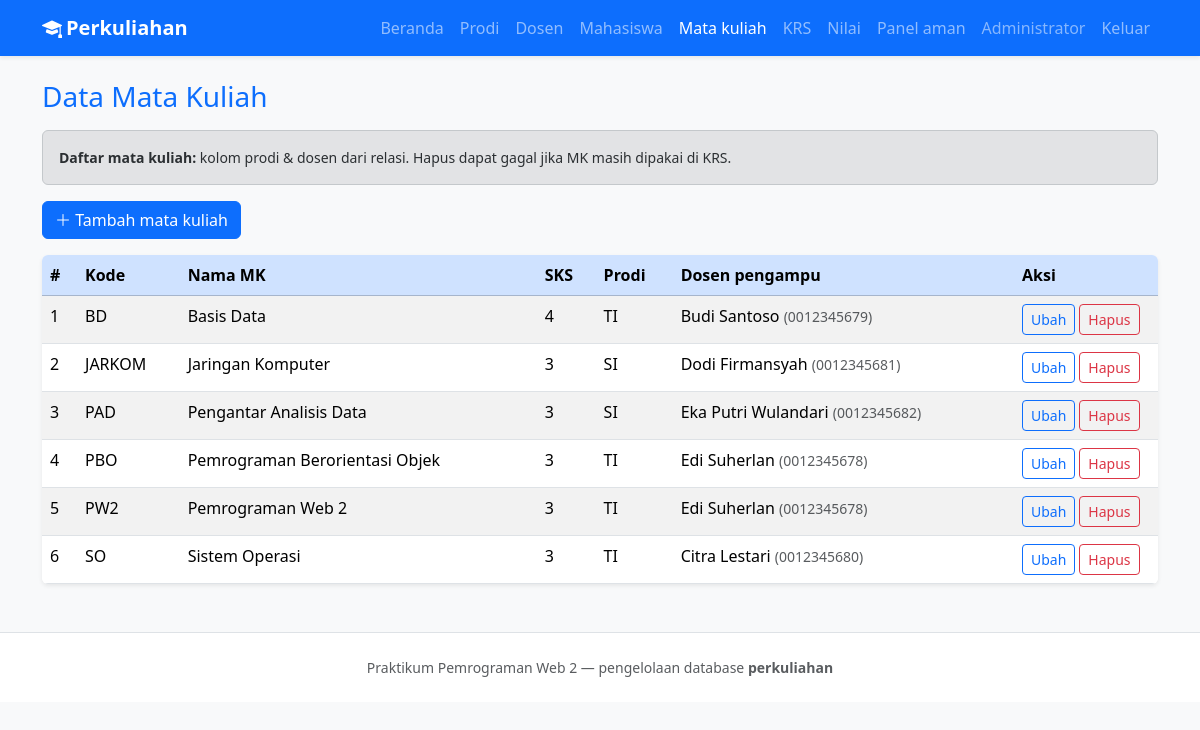
The app's page /matakuliah.php (signed in) with its own data.
### tables this page shows
CREATE TABLE matakuliah (
  id_mk INT UNSIGNED NOT NULL AUTO_INCREMENT,
  kode_mk VARCHAR(20) NOT NULL,
  nama_mk VARCHAR(160) NOT NULL,
  sks TINYINT UNSIGNED NOT NULL DEFAULT 3,
  id_dosen INT UNSIGNED NOT NULL,
  id_prodi INT UNSIGNED NOT NULL,
  created_at TIMESTAMP NOT NULL DEFAULT CURRENT_TIMESTAMP,
  PRIMARY KEY (id_mk),
  UNIQUE KEY uq_matakuliah_kode (kode_mk),
  KEY idx_matakuliah_dosen (id_dosen),
  KEY idx_matakuliah_prodi (id_prodi),
  CONSTRAINT fk_matakuliah_dosen
    FOREIGN KEY (id_dosen) REFERENCES dosen (id_dosen)
    ON UPDATE CASCADE ON DELETE RESTRICT,
  CONSTRAINT fk_matakuliah_prodi
    FOREIGN KEY (id_prodi) REFERENCES prodi (id_prodi)
    ON UPDATE CASCADE ON DELETE RESTRICT
);

CREATE TABLE prodi (
  id_prodi INT UNSIGNED NOT NULL AUTO_INCREMENT,
  kode_prodi VARCHAR(20) NOT NULL,
  nama_prodi VARCHAR(160) NOT NULL,
  created_at TIMESTAMP NOT NULL DEFAULT CURRENT_TIMESTAMP,
  PRIMARY KEY (id_prodi),
  UNIQUE KEY uq_prodi_kode (kode_prodi)
);

CREATE TABLE dosen (
  id_dosen INT UNSIGNED NOT NULL AUTO_INCREMENT,
  nidn VARCHAR(20) NOT NULL,
  nama VARCHAR(120) NOT NULL,
  email VARCHAR(120) DEFAULT NULL,
  id_prodi INT UNSIGNED NOT NULL,
  created_at TIMESTAMP NOT NULL DEFAULT CURRENT_TIMESTAMP,
  PRIMARY KEY (id_dosen),
  UNIQUE KEY uq_dosen_nidn (nidn),
  KEY idx_dosen_prodi (id_prodi),
  CONSTRAINT fk_dosen_prodi
    FOREIGN KEY (id_prodi) REFERENCES prodi (id_prodi)
    ON UPDATE CASCADE ON DELETE RESTRICT
);

### includes/fungsi.php (called while the page is built, shortened)
<?php
function h(?string $teks): string
{
    return htmlspecialchars((string) $teks, ENT_QUOTES, 'UTF-8');
}

### matakuliah.php (the view, shortened to what this page needs)
<?php
require_once __DIR__ . '/config/database.php';
require_once __DIR__ . '/includes/fungsi.php';
$aksiGet = $_GET['aksi'] ?? 'daftar';
$barisEdit = null;
$prodiPilihan = $pdo->query('SELECT id_prodi, kode_prodi, nama_prodi FROM prodi ORDER BY kode_prodi ASC')->fetchAll(PDO::FETCH_ASSOC);
$dosenPilihan = $pdo->query(
    'SELECT d.id_dosen, d.nidn, d.nama, d.id_prodi, p.kode_prodi
     FROM dosen d
     INNER JOIN prodi p ON p.id_prodi = d.id_prodi
     ORDER BY d.nama ASC'
)->fetchAll(PDO::FETCH_ASSOC);
$daftar = $pdo->query(
    'SELECT mk.*, d.nama AS nama_dosen, d.nidn, p.kode_prodi, p.nama_prodi
     FROM matakuliah mk
     INNER JOIN dosen d ON d.id_dosen = mk.id_dosen
     INNER JOIN prodi p ON p.id_prodi = mk.id_prodi
     ORDER BY mk.kode_mk ASC'
)->fetchAll(PDO::FETCH_ASSOC);
require_once __DIR__ . '/includes/header.php';
?>
<?php if ($aksiGet === 'tambah' || ($aksiGet === 'ubah' && $barisEdit)) : ?>
    <div class="alert alert-info small" role="note">
        <strong>Petunjuk:</strong> Pilih program studi, lalu dosen pengampu <em>dari prodi yang sama</em>. SKS biasanya 2–4 per mata kuliah.
    </div>
    <?php if ($prodiPilihan === []) : ?>
        <div class="alert alert-warning">Belum ada data prodi. Tambah di menu <a href="prodi.php">Program studi</a>.</div>
    <?php endif; ?>
    <?php if ($dosenPilihan === []) : ?>
        <div class="alert alert-warning">Belum ada data dosen. Silakan tambah dulu di menu <a href="dosen.php">Dosen</a>.</div>
    <?php endif; ?>
    <div class="card shadow-sm border-0">
        <div class="card-body">
            <form method="post" class="row g-3" action="matakuliah.php">
                <input type="hidden" name="aksi" value="<?= $aksiGet === 'tambah' ? 'simpan_tambah' : 'simpan_ubah' ?>">
                <?php if ($aksiGet === 'ubah' && $barisEdit) : ?>
                    <input type="hidden" name="id_mk" value="<?= (int) $barisEdit['id_mk'] ?>">
                <?php endif; ?>
                <div class="col-md-3">
                    <label class="form-label" for="kode_mk">Kode MK</label>
                    <input class="form-control" id="kode_mk" name="kode_mk" required maxlength="20"
                           value="<?= $barisEdit ? h((string) $barisEdit['kode_mk']) : '' ?>">
                </div>
                <div class="col-md-6">
                    <label class="form-label" for="nama_mk">Nama mata kuliah</label>
                    <input class="form-control" id="nama_mk" name="nama_mk" required maxlength="160"
                           value="<?= $barisEdit ? h((string) $barisEdit['nama_mk']) : '' ?>">
                </div>
                <div class="col-md-3">
                    <label class="form-label" for="sks">SKS</label>
                    <input class="form-control" id="sks" name="sks" type="number" required min="1" max="24"
                           value="<?= $barisEdit ? (int) $barisEdit['sks'] : 3 ?>">
                </div>
                <div class="col-md-6">
                    <label class="form-label" for="id_prodi">Program studi (MK)</label>
                    <select class="form-select" id="id_prodi" name="id_prodi" required <?= ($prodiPilihan === []) ? 'disabled' : '' ?>>
                        <option value="">— pilih prodi —</option>
                        <?php foreach ($prodiPilihan as $p) : ?>
                            <?php $sel = $barisEdit && (int) $barisEdit['id_prodi'] === (int) $p['id_prodi'] ? ' selected' : ''; ?>
                            <option value="<?= (int) $p['id_prodi'] ?>"<?= $sel ?>><?= h((string) $p['kode_prodi']) ?> — <?= h((string) $p['nama_prodi']) ?></option>
                        <?php endforeach; ?>
                    </select>
                </div>
                <div class="col-md-6">
                    <label class="form-label" for="id_dosen">Dosen pengampu (se-prodi)</label>
                    <select class="form-select" id="id_dosen" name="id_dosen" required <?= $dosenPilihan === [] ? 'disabled' : '' ?>>
                        <option value="">— pilih dosen —</option>
                        <?php foreach ($dosenPilihan as $d) : ?>
                            <?php $sel = $barisEdit && (int) $barisEdit['id_dosen'] === (int) $d['id_dosen'] ? ' selected' : ''; ?>
                            <option value="<?= (int) $d['id_dosen'] ?>"<?= $sel ?>><?= h((string) $d['nidn']) ?> — <?= h((string) $d['nama']) ?> [<?= h((string) $d['kode_prodi']) ?>]</option>
                        <?php endforeach; ?>
                    </select>
                </div>
                <div class="col-12 d-flex gap-2">
                    <button type="submit" class="btn btn-primary" <?= ($prodiPilihan === [] || $dosenPilihan === []) ? 'disabled' : '' ?>>Simpan</button>
                    <a class="btn btn-outline-secondary" href="matakuliah.php">Batal</a>
                </div>
            </form>
        </div>
    </div>
<?php else : ?>
    <div class="alert alert-secondary small" role="note">
        <strong>Daftar mata kuliah:</strong> kolom prodi & dosen dari relasi. Hapus dapat gagal jika MK masih dipakai di KRS.
    </div>
    <p><a class="btn btn-primary" href="matakuliah.php?aksi=tambah"><i class="bi bi-plus-lg"></i> Tambah mata kuliah</a></p>
    <div class="table-responsive card border-0 shadow-sm">
        <table class="table table-striped table-hover mb-0">
            <thead class="table-primary">
            <tr>
                <th scope="col">#</th>
                <th scope="col">Kode</th>
                <th scope="col">Nama MK</th>
                <th scope="col">SKS</th>
                <th scope="col">Prodi</th>
                <th scope="col">Dosen pengampu</th>
                <th scope="col" style="width: 9rem">Aksi</th>
            </tr>
            </thead>
            <tbody>
            <?php if ($daftar === []) : ?>
                <tr><td colspan="7" class="text-center text-muted py-4">Belum ada data mata kuliah.</td></tr>
            <?php else : ?>
                <?php foreach ($daftar as $i => $r) : ?>
                    <tr>
                        <td><?= $i + 1 ?></td>
                        <td><?= h((string) $r['kode_mk']) ?></td>
                        <td><?= h((string) $r['nama_mk']) ?></td>
                        <td><?= (int) $r['sks'] ?></td>
                        <td><?= h((string) $r['kode_prodi']) ?></td>
                        <td><?= h((string) $r['nama_dosen']) ?> <span class="text-muted small">(<?= h((string) $r['nidn']) ?>)</span></td>
                        <td class="d-flex flex-wrap gap-1">
                            <a class="btn btn-sm btn-outline-primary" href="matakuliah.php?aksi=ubah&id=<?= (int) $r['id_mk'] ?>">Ubah</a>
                            <form method="post" action="matakuliah.php" class="d-inline" onsubmit="return confirm('Yakin menghapus mata kuliah ini?');">
                                <button type="submit" class="btn btn-sm btn-outline-danger">Hapus</button>
                            </form>
                        </td>
                    </tr>
                <?php endforeach; ?>
            <?php endif; ?>
            </tbody>
        </table>
    </div>
<?php endif; ?>
<?php require_once __DIR__ . '/includes/footer.php'; ?>

### records on screen
matakuliah: kode_mk "BD", nama_mk "Basis Data", sks "4", id_prodi.kode_prodi "TI", id_dosen.nama "Budi Santoso", id_dosen.nidn "0012345679"
matakuliah: kode_mk "JARKOM", nama_mk "Jaringan Komputer", sks "3", id_prodi.kode_prodi "SI", id_dosen.nama "Dodi Firmansyah", id_dosen.nidn "0012345681"
matakuliah: kode_mk "PAD", nama_mk "Pengantar Analisis Data", sks "3", id_prodi.kode_prodi "SI", id_dosen.nama "Eka Putri Wulandari", id_dosen.nidn "0012345682"
matakuliah: kode_mk "PBO", nama_mk "Pemrograman Berorientasi Objek", sks "3", id_prodi.kode_prodi "TI", id_dosen.nama "Edi Suherlan", id_dosen.nidn "0012345678"
matakuliah: kode_mk "PW2", nama_mk "Pemrograman Web 2", sks "3", id_prodi.kode_prodi "TI", id_dosen.nama "Edi Suherlan", id_dosen.nidn "0012345678"
matakuliah: kode_mk "SO", nama_mk "Sistem Operasi", sks "3", id_prodi.kode_prodi "TI", id_dosen.nama "Citra Lestari", id_dosen.nidn "0012345680"

### other values on screen
$penggunaNav['nama_tampilan'] "Administrator"
$judulHalaman "Data Mata Kuliah"
